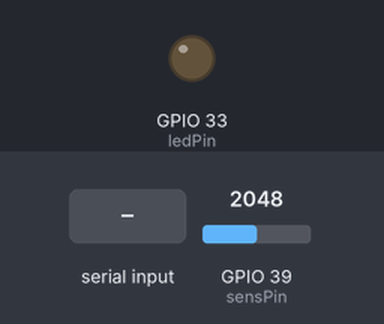
The sketch below on a simulated ESP32. Shown: output pins drawn as LEDs (lit = HIGH). The inputs (shaded band) are chosen by the test bench; at power-on: GPIO 39 (sensPin) = 2048. What the sketch prints to the serial monitor is not drawn.

Above: at 1.4 s.
1.5 s: byte 90 received over Serial
At 2.3 s:
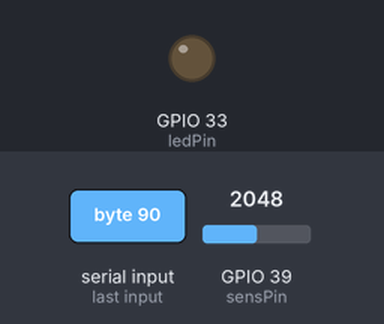
3.0 s: byte 30 received over Serial
At 3.5 s:
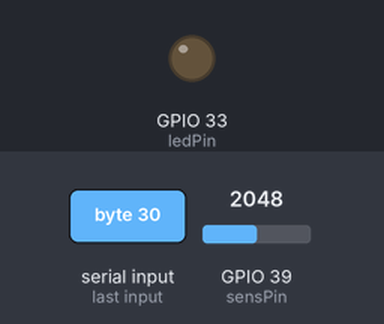
4.5 s: GPIO 39 (sensPin) set to 2017
6.6 s: GPIO 39 (sensPin) set to 2866
Timing chart, 0 to 9.1 s (numbered marks = the images above; inputs shaded):
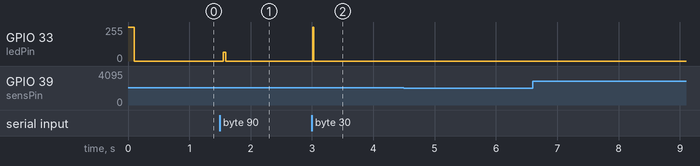

The sketch:

main.ino
```cpp
// tick variables
long lastTick = 0;
long tickDelay = 2;

// transmitter variables
const int ledPin = 33;
bool ledOn = false;
char currentByte;
bool sending = false;
int currentBit = 7;

// receiver variables
const int sensPin = 39;
bool receiving = false;
int currentReceivedBit = 7;
char receivedValue = 0;
int logicalThreshold = 0;


void setup() {
  // setup
  Serial.begin(115200);
  pinMode(ledPin, OUTPUT);

  // calibration
  digitalWrite(ledPin, HIGH);
  delay(100);
  int highValue = 4096 - analogRead(sensPin);
  digitalWrite(ledPin, LOW);
  delay(100);
  int lowValue = 4096 - analogRead(sensPin);
  // set the threshold as a middle value between HIGH and LOW
  logicalThreshold = (highValue + lowValue) / 2;

  // print out the values
  Serial.println(highValue);
  Serial.println(lowValue);
}

void loop() {

  // using internal clock to run the tick every 'tickDelay' ms
  if ((millis() - lastTick) > tickDelay) {

      // TRANSMITTER CODE

      // Begin sending byte if received on serial line
      if (!sending && Serial.available() > 0) {
        currentByte = Serial.read();
        sending = true;
        ledOn = true;
      } else if (sending) {
        ledOn = (currentByte >> currentBit) & 0x01; // step by step take each of the 8 bits in char
        currentBit--;
        // if one byte is sent, end the process of sending
        if (currentBit < 0) {
          currentBit = 7;
          sending = false;
        }
      } else {
        ledOn = false;
      }

      // write the desired bit
      digitalWrite(ledPin, ledOn);


      // RECEIVER CODE
      delay(0); // wait for the LED to light up (probably unnecesarry when running on RTOS)
      int receivedBit = 0;
      int sensValue = 4096 - analogRead(sensPin);
      // determine logical value from analog signal
      if (sensValue > logicalThreshold) {
        receivedBit = 1;
      } else {
        receivedBit = 0;
      }

      // If receiving is active, compute the byte value bit by bit
      if (receiving) {
        receivedValue += receivedBit * (pow(2, currentReceivedBit));
        currentReceivedBit--;

        // end of receiving one byte
        if (currentReceivedBit < 0) {
          receiving = false;
          currentReceivedBit = 7;
          Serial.print(receivedValue);
          receivedValue = 0;
        }
      } else {
        if (receivedBit == 1) {
          receiving = true;
        }
      }


      // loop maintanance
      lastTick = millis();
  }
}
```

Measured:
- after the input at 1.5 s, GPIO 33 (ledPin): 0/255 → 65/255 after 0.05 s, → 0/255 0.04 s later
- after the input at 3.0 s, GPIO 33 (ledPin): 0/255 → 255/255 at once, → 0/255 0.01 s later
- after the input at 4.5 s, every drawn part: stays the same
- after the input at 6.6 s, every drawn part: stays the same
